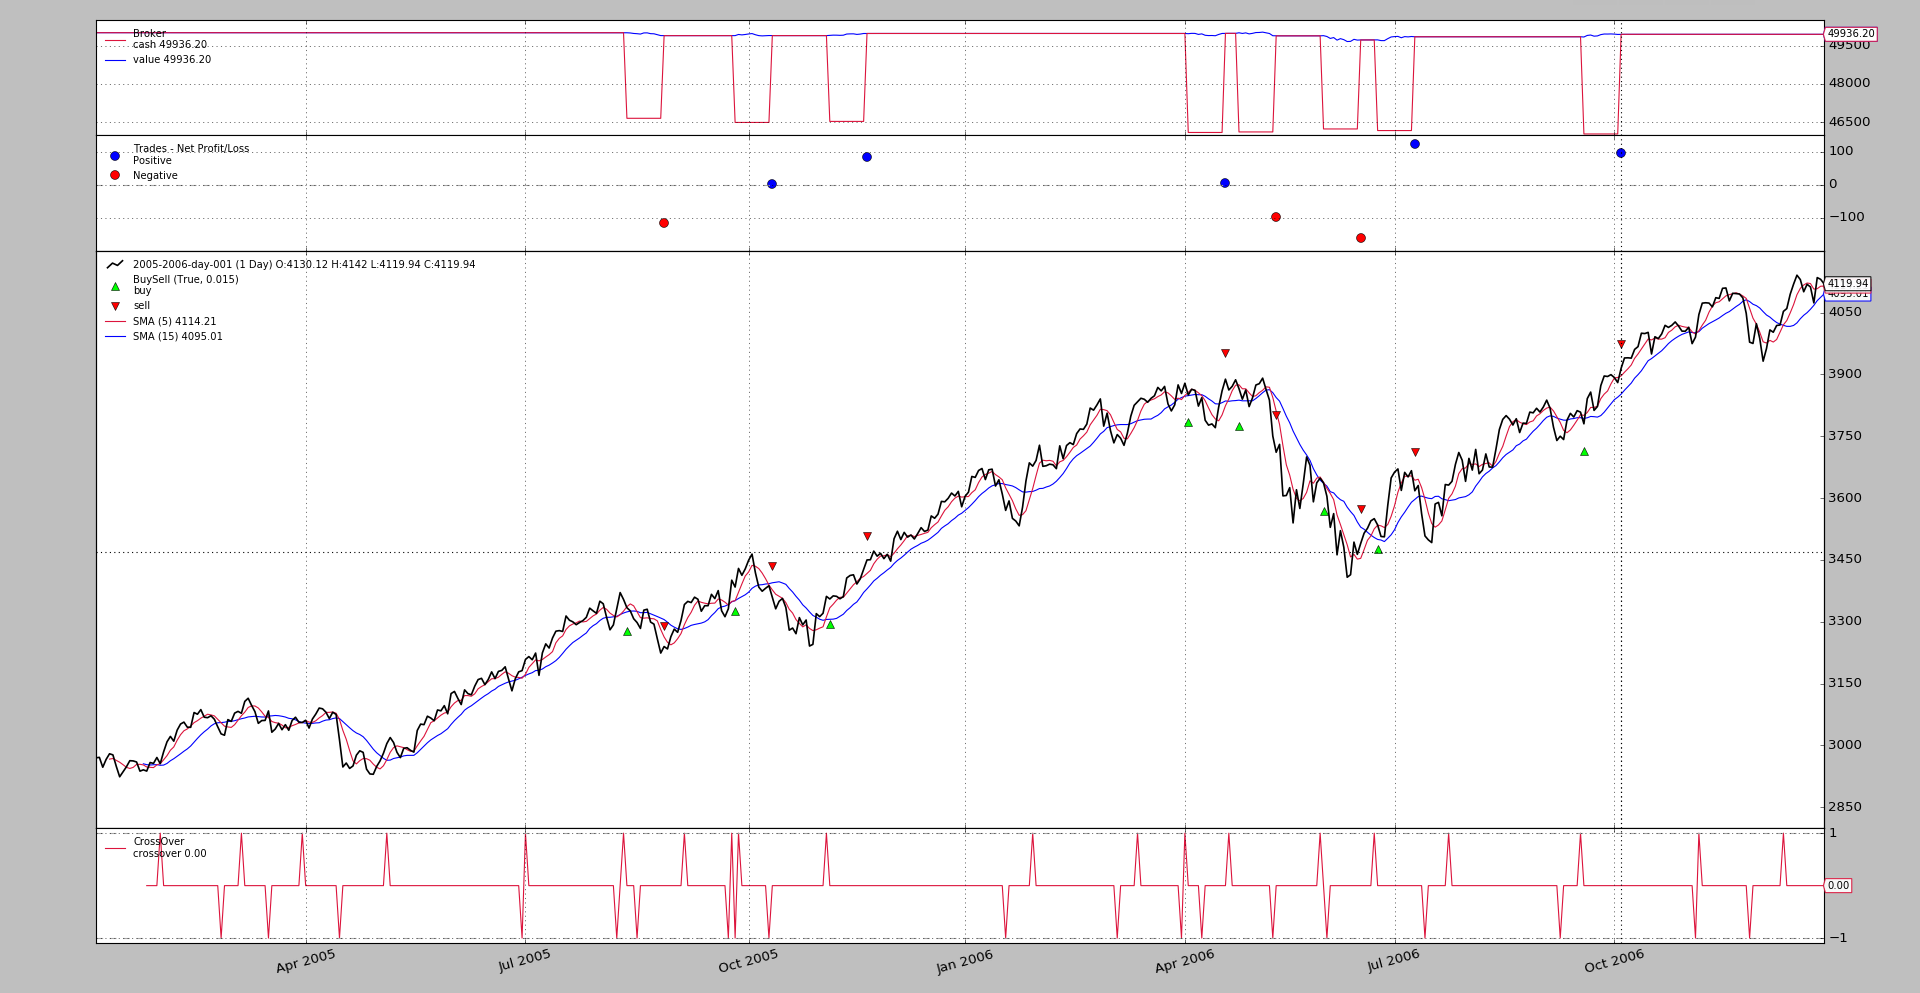

Python code for this plot:
#!/usr/bin/env python
# -*- coding: utf-8; py-indent-offset:4 -*-
###############################################################################
#
# Copyright (C) 2017 Daniel Rodriguez
#
# This program is free software: you can redistribute it and/or modify
# it under the terms of the GNU General Public License as published by
# the Free Software Foundation, either version 3 of the License, or
# (at your option) any later version.
#
# This program is distributed in the hope that it will be useful,
# but WITHOUT ANY WARRANTY; without even the implied warranty of
# MERCHANTABILITY or FITNESS FOR A PARTICULAR PURPOSE.  See the
# GNU General Public License for more details.
#
# You should have received a copy of the GNU General Public License
# along with this program.  If not, see <http://www.gnu.org/licenses/>.
#
###############################################################################
from __future__ import (absolute_import, division, print_function,
                        unicode_literals)


import argparse
import datetime

import backtrader as bt


class St(bt.Strategy):
    params = dict(
        ma=bt.ind.SMA,
        p1=5,
        p2=15,
        limit=0.005,
        limdays=3,
        limdays2=1000,
        hold=10,
        switchp1p2=False,  # switch prices of order1 and order2
        oco1oco2=False,  # False - use order1 as oco for order3, else order2
        do_oco=True,  # use oco or not
    )

    def notify_order(self, order):
        print('{}: Order ref: {} / Type {} / Status {}'.format(
            self.data.datetime.date(0),
            order.ref, 'Buy' * order.isbuy() or 'Sell',
            order.getstatusname()))

        if order.status == order.Completed:
            self.holdstart = len(self)

        if not order.alive() and order.ref in self.orefs:
            self.orefs.remove(order.ref)

    def __init__(self):
        ma1, ma2 = self.p.ma(period=self.p.p1), self.p.ma(period=self.p.p2)
        self.cross = bt.ind.CrossOver(ma1, ma2)

        self.orefs = list()

    def next(self):
        if self.orefs:
            return  # pending orders do nothing

        if not self.position:
            if self.cross > 0.0:  # crossing up

                p1 = self.data.close[0] * (1.0 - self.p.limit)
                p2 = self.data.close[0] * (1.0 - 2 * 2 * self.p.limit)
                p3 = self.data.close[0] * (1.0 - 3 * 3 * self.p.limit)

                if self.p.switchp1p2:
                    p1, p2 = p2, p1

                o1 = self.buy(exectype=bt.Order.Limit, price=p1,
                              valid=datetime.timedelta(self.p.limdays))

                print('{}: Oref {} / Buy at {}'.format(
                    self.datetime.date(), o1.ref, p1))

                oco2 = o1 if self.p.do_oco else None
                o2 = self.buy(exectype=bt.Order.Limit, price=p2,
                              valid=datetime.timedelta(self.p.limdays2),
                              oco=oco2)

                print('{}: Oref {} / Buy at {}'.format(
                    self.datetime.date(), o2.ref, p2))

                if self.p.do_oco:
                    oco3 = o1 if not self.p.oco1oco2 else oco2
                else:
                    oco3 = None

                o3 = self.buy(exectype=bt.Order.Limit, price=p3,
                              valid=datetime.timedelta(self.p.limdays2),
                              oco=oco3)

                print('{}: Oref {} / Buy at {}'.format(
                    self.datetime.date(), o3.ref, p3))

                self.orefs = [o1.ref, o2.ref, o3.ref]

        else:  # in the market
            if (len(self) - self.holdstart) >= self.p.hold:
                self.close()


def runstrat(args=None):
    args = parse_args(args)

    cerebro = bt.Cerebro()

    # Data feed kwargs
    kwargs = dict()

    # Parse from/to-date
    dtfmt, tmfmt = '%Y-%m-%d', 'T%H:%M:%S'
    for a, d in ((getattr(args, x), x) for x in ['fromdate', 'todate']):
        if a:
            strpfmt = dtfmt + tmfmt * ('T' in a)
            kwargs[d] = datetime.datetime.strptime(a, strpfmt)

    # Data feed
    data0 = bt.feeds.BacktraderCSVData(dataname=args.data0, **kwargs)
    cerebro.adddata(data0)

    # Broker
    cerebro.broker = bt.brokers.BackBroker(**eval('dict(' + args.broker + ')'))

    # Sizer
    cerebro.addsizer(bt.sizers.FixedSize, **eval('dict(' + args.sizer + ')'))

    # Strategy
    cerebro.addstrategy(St, **eval('dict(' + args.strat + ')'))

    # Execute
    cerebro.run(**eval('dict(' + args.cerebro + ')'))

    if args.plot:  # Plot if requested to
        cerebro.plot(**eval('dict(' + args.plot + ')'))


def parse_args(pargs=None):
    parser = argparse.ArgumentParser(
        formatter_class=argparse.ArgumentDefaultsHelpFormatter,
        description=(
            'Sample Skeleton'
        )
    )

    parser.add_argument('--data0', default='../../datas/2005-2006-day-001.txt',
                        required=False, help='Data to read in')

    # Defaults for dates
    parser.add_argument('--fromdate', required=False, default='',
                        help='Date[time] in YYYY-MM-DD[THH:MM:SS] format')

    parser.add_argument('--todate', required=False, default='',
                        help='Date[time] in YYYY-MM-DD[THH:MM:SS] format')

    parser.add_argument('--cerebro', required=False, default='',
                        metavar='kwargs', help='kwargs in key=value format')

    parser.add_argument('--broker', required=False, default='',
                        metavar='kwargs', help='kwargs in key=value format')

    parser.add_argument('--sizer', required=False, default='',
                        metavar='kwargs', help='kwargs in key=value format')

    parser.add_argument('--strat', required=False, default='',
                        metavar='kwargs', help='kwargs in key=value format')

    parser.add_argument('--plot', required=False, default='',
                        nargs='?', const='{}',
                        metavar='kwargs', help='kwargs in key=value format')

    return parser.parse_args(pargs)


if __name__ == '__main__':
    runstrat()
